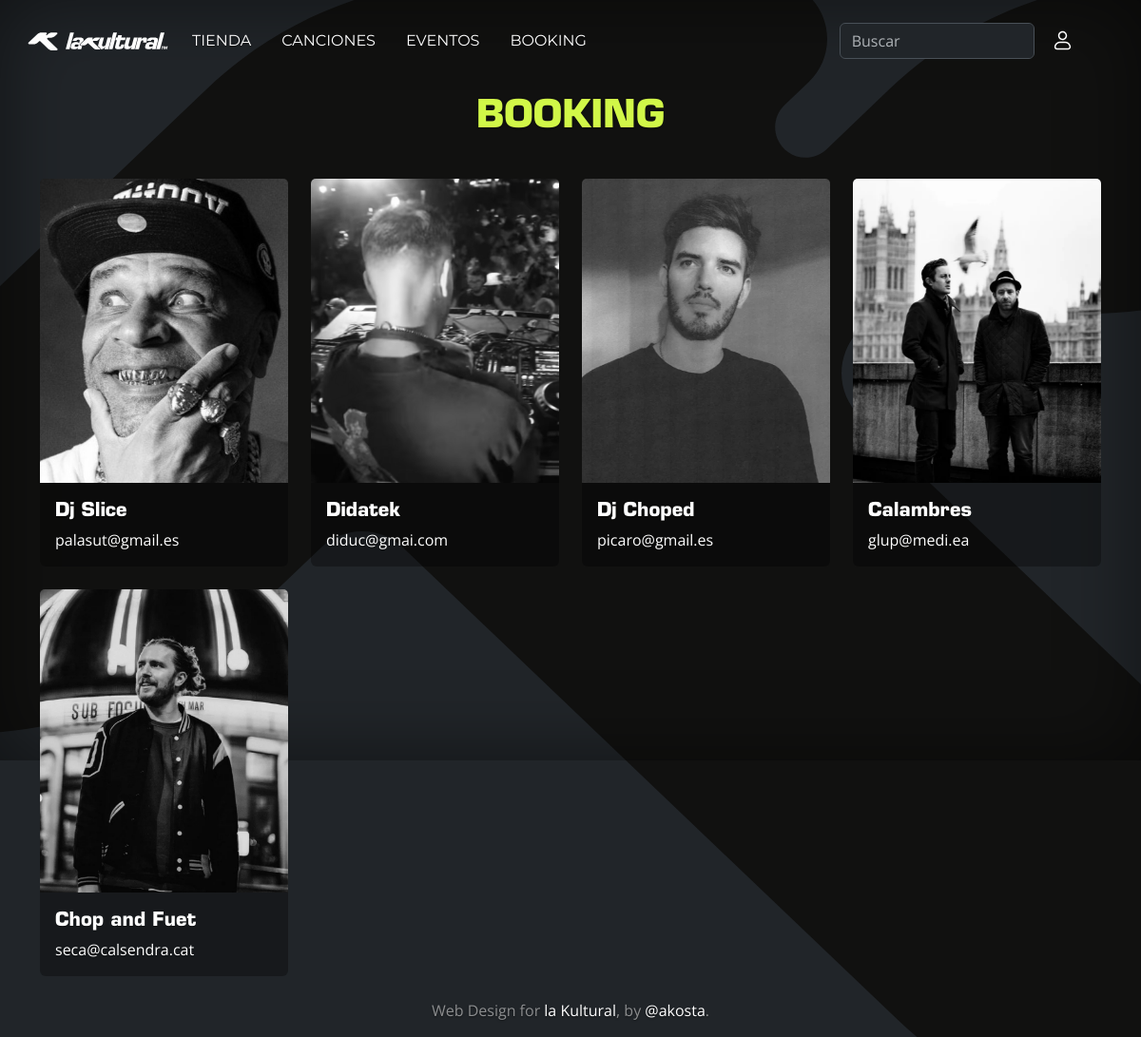
/booking/, run on an earlier commit of the app's database.
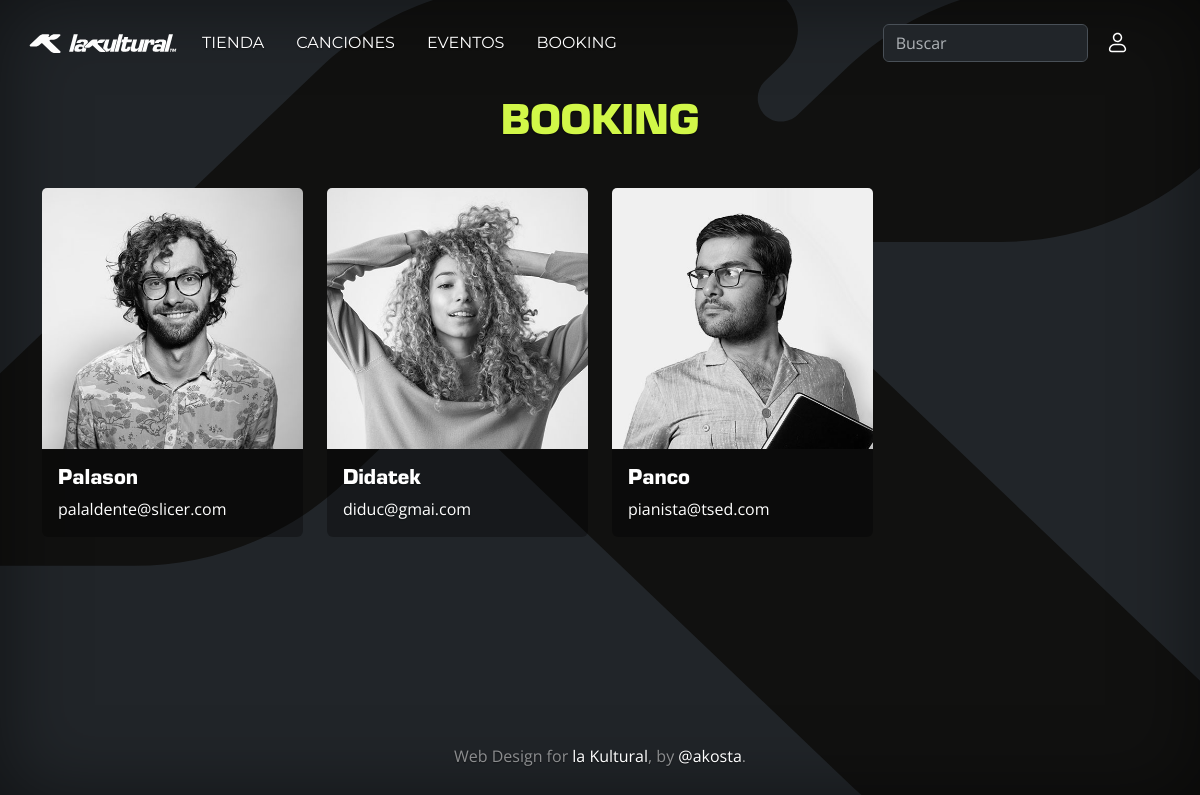
And on a later commit of the database.
### booking/models.py (models this page shows, shortened)
class Artista(models.Model):
    nombre = models.CharField(max_length=100)
    descripcion = models.TextField()
    contacto = models.EmailField()  # Cambiado a EmailField para validar formato de correo
    imagen = models.ImageField(upload_to='booking/fotos/', null=True, blank=True)

### booking/views.py (the view)
# urls.py: path('booking/', include ('booking.urls')),
def booking(request):
    artistas = Artista.objects.all()
    canciones = Cancion.objects.all()
    contexto = {'mensaje': "Hola, mundo. Este es mi contexto.",
                'artistas': artistas,
                'canciones': canciones}
    return render(request, 'booking/booking.html', contexto)

### booking/templates/booking/booking.html
{% extends 'base.html' %}
{% load static %}
{% block content %}
<header class="masthead">
    <div class="text-center">
        <h1 class="section-heading text-uppercase">BOOKING</h1>
    </div>
</header>
<div class="container py-4 text-start">
    <div class="row row-cols-1 row-cols-sm-2 row-cols-md-3 row-cols-lg-4 g-4">
        {% for artista in artistas %}
        <div class="col">
            <a href="{% url 'booking:artista' artista.id %}">
            <div class="card card-movement bg-dark text-white h-100 border-0 card-background">
                {% if artista.imagen %}
                <img src="{{ artista.imagen.url }}" alt="{{ artista.nombre }}" class="card-img-top">
                {% else %}
                <p>No hay imagen disponible.</p>
                {% endif %}
                <div class="card-body">
                    <h5 class="card-title">{{ artista.nombre }}</h5>
                    <p class="card-text">{{ artista.contacto }}</p>
                </div>
            </div>
            </a>
        </div>
        {% endfor%}
    </div>
</div>
{% endblock %}

### templates/base.html (shortened to what this page needs)
{% load static %}
<!DOCTYPE html>
<html lang="en" data-bs-theme="auto">
    <head>
        <link href="https://cdn.jsdelivr.net/npm/bootstrap@5.3.3/dist/css/bootstrap.min.css" rel="stylesheet">
        <link href="{% static 'css/base.css' %}" rel="stylesheet" />
        <link href="{% static 'css/navbar.css' %}" rel="stylesheet" />
        <link href="{% static 'usuarios/css/login_logout.css' %}" rel="stylesheet" />
        <link href="{% static 'eventos/css/evento.css' %}" rel="stylesheet" />
        <link href="{% static 'musica/css/musica.css' %}" rel="stylesheet" />
        <link href="{% static 'tienda/css/producto.css' %}" rel="stylesheet" />
        <link href="{% static 'carrito/css/carrito.css' %}" rel="stylesheet" />
    </head>
    <body class="d-flex w-100 text-center text-bg-dark p-3 mx-auto flex-column" data-bs-theme="dark">
        {% include 'navbar.html' %}
        {% block content %}
        {% endblock %}
        {% include 'footer.html' %}
    </body>
</html>

### templates/navbar.html (shortened to what this page needs)
{% load static %}
<nav class="navbar navbar-expand-lg fixed-top navbar-scroll px-3" aria-label="Main navigation">
  <div class="container-fluid">
    <a class="navbar-brand" href="{% url 'core:home' %}">
      <img src="{% static 'assets/img/logos/k_lakultural_lletres_blanc.svg' %}" alt="La Kultural Logo" height="60px" style="max-width: 150px;">
    </a>
    <div class="offcanvas offcanvas-end text-bg-dark" tabindex="-1" id="offcanvasNavbar2" aria-labelledby="offcanvasNavbar2Label">
      <div class="offcanvas-body">
        <ul class="navbar-nav justify-content-end flex-grow-1 pe-3 text-start">
          <div class="menu-items">
          <li class="nav-item"><a class="nav-link" href="{% url 'tienda:tienda' %}">TIENDA</a></li>
          <li class="nav-item"><a class="nav-link" href="{% url 'musica:musica' %}">CANCIONES</a></li>
          <li class="nav-item"><a class="nav-link" href="{% url 'eventos:eventos' %}">EVENTOS</a></li>
          <li class="nav-item"><a class="nav-link" href="{% url 'booking:booking' %}">BOOKING</a></li>
        </div>
        <div class="control-items">
          <li class="nav-item">
            <form class="d-flex" role="search">
              <input class="form-control me-2" type="search" placeholder="Buscar" aria-label="Search">
            </form>
          </li>
          <li class="nav-item dropdown">
            <a class="nav-link" href="#" role="button" data-bs-toggle="dropdown" aria-expanded="false">
              <div class="svg-image">
                <img src="{% static 'assets/img/icons/menu_user.svg' %}" alt="User Icon" class='icon-menu normal'>
              </div>
            </a>
          </li>
        </div>
        </ul>
      </div>
    </div>
  </div>
</nav>

### templates/footer.html
{% load static %}
<footer class="mt-auto text-white-50">
    <p>Web Design for <a href="https://getbootstrap.com/" class="text-white">la Kultural</a>, by <a href="#" class="text-white">@akosta</a>.</p>
  </footer>

### static/css/base.css (style rules this page uses)
html, body { height: 100vh; margin: 0; padding: 0; scrollbar-width: none; -ms-overflow-style: none; }
body { font-family: 'Open Sans', sans-serif; text-shadow: 0 .05rem .1rem rgba(0, 0, 0, .5); box-shadow: inset 0 0 5rem rgba(0, 0, 0, .5); background-image: url("/static/assets/img/logos/bg_k1.svg"); background-repeat: no-repeat; background-size: cover; background-position: center; background-attachment: fixed; }
h1, h2, h3, h4, h5, h6 { font-family: 'Eurostile', sans-serif; margin-bottom: 0.5em; }
h1, .title { color: #d1f748; font-weight: 900; }
a, .btn { text-decoration: none; }
.card-background { background-color: rgba(0, 0, 0, 0.3) !important; }
.card-img-top { filter: grayscale(100%); transition: filter 0.5s ease; }
.icon-menu { height: 40px; }

### static/css/navbar.css (style rules this page uses)
.navbar { transition: background-color 0.4s ease; background-color: rgba(0, 0, 0, 0); }
.nav-link { color: white; padding: 0.5rem 1rem; font-family: 'Montserrat', sans-serif; margin-right: 1rem; }
.nav-item { display: flex; align-items: center; }
.masthead { margin-top: 80px; }
.offcanvas { background-color: rgba(33, 37, 41, 0.95); }
.icon-menu { height: 40px; }
.navbar-nav { display: flex; flex-grow: 1; justify-content: space-between; }
.menu-items { display: flex; flex-grow: 1 !important; }
.control-items { display: flex; align-items: center; }

What changed in the data, as far as the page shows it:
removed Artista: imagen (picture), nombre "Dj Slice", contacto "palasut@gmail.es"
removed Artista: imagen (picture), nombre "Dj Choped", contacto "picaro@gmail.es"
removed Artista: imagen (picture), nombre "Calambres", contacto "glup@medi.ea"
removed Artista: imagen (picture), nombre "Chop and Fuet", contacto "seca@calsendra.cat"
added Artista: imagen (picture), nombre "Palason", contacto "palaldente@slicer.com"
changed Artista "Didatek": imagen: a different picture
added Artista: imagen (picture), nombre "Panco", contacto "pianista@tsed.com"
